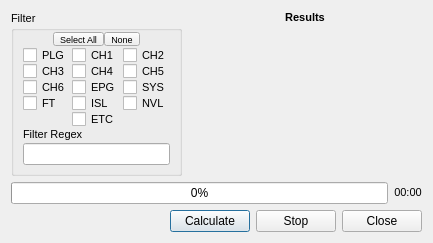
<?xml version="1.0" encoding="UTF-8"?>
<ui version="4.0">
 <class>ProgressCalculator</class>
 <widget class="QDialog" name="ProgressCalculator">
  <property name="geometry">
   <rect>
    <x>0</x>
    <y>0</y>
    <width>433</width>
    <height>233</height>
   </rect>
  </property>
  <property name="sizePolicy">
   <sizepolicy hsizetype="Preferred" vsizetype="Ignored">
    <horstretch>0</horstretch>
    <verstretch>0</verstretch>
   </sizepolicy>
  </property>
  <property name="windowTitle">
   <string>Progress Calculator</string>
  </property>
  <property name="windowIcon">
   <iconset resource="../res/icons.qrc">
    <normaloff>:/chart_bar.png</normaloff>:/chart_bar.png</iconset>
  </property>
  <layout class="QVBoxLayout" name="verticalLayout">
   <item>
    <layout class="QHBoxLayout" name="horizontalLayout">
     <item>
      <layout class="QVBoxLayout" name="verticalLayout_3">
       <item>
        <spacer name="verticalSpacer">
         <property name="orientation">
          <enum>Qt::Vertical</enum>
         </property>
         <property name="sizeHint" stdset="0">
          <size>
           <width>0</width>
           <height>0</height>
          </size>
         </property>
        </spacer>
       </item>
       <item>
        <widget class="QGroupBox" name="groupBox_3">
         <property name="sizePolicy">
          <sizepolicy hsizetype="Maximum" vsizetype="Preferred">
           <horstretch>0</horstretch>
           <verstretch>0</verstretch>
          </sizepolicy>
         </property>
         <property name="font">
          <font>
           <pointsize>8</pointsize>
          </font>
         </property>
         <property name="title">
          <string>Filter</string>
         </property>
         <property name="flat">
          <bool>false</bool>
         </property>
         <layout class="QVBoxLayout" name="verticalLayout_4">
          <property name="spacing">
           <number>2</number>
          </property>
          <property name="topMargin">
           <number>2</number>
          </property>
          <property name="bottomMargin">
           <number>8</number>
          </property>
          <item>
           <layout class="QHBoxLayout" name="horizontalLayout_3">
            <property name="spacing">
             <number>0</number>
            </property>
            <item>
             <spacer name="horizontalSpacer">
              <property name="orientation">
               <enum>Qt::Horizontal</enum>
              </property>
              <property name="sizeHint" stdset="0">
               <size>
                <width>1</width>
                <height>1</height>
               </size>
              </property>
             </spacer>
            </item>
            <item>
             <widget class="QToolButton" name="btnFilterSelAll">
              <property name="maximumSize">
               <size>
                <width>16777215</width>
                <height>14</height>
               </size>
              </property>
              <property name="font">
               <font>
                <pointsize>7</pointsize>
               </font>
              </property>
              <property name="text">
               <string>Select All</string>
              </property>
             </widget>
            </item>
            <item>
             <widget class="QToolButton" name="btnFilterSelNone">
              <property name="maximumSize">
               <size>
                <width>16777215</width>
                <height>14</height>
               </size>
              </property>
              <property name="font">
               <font>
                <pointsize>7</pointsize>
               </font>
              </property>
              <property name="text">
               <string>None</string>
              </property>
             </widget>
            </item>
            <item>
             <spacer name="horizontalSpacer_2">
              <property name="orientation">
               <enum>Qt::Horizontal</enum>
              </property>
              <property name="sizeHint" stdset="0">
               <size>
                <width>1</width>
                <height>1</height>
               </size>
              </property>
             </spacer>
            </item>
           </layout>
          </item>
          <item>
           <layout class="QGridLayout" name="layoutSearchFilter">
            <item row="0" column="0">
             <widget class="QCheckBox" name="chkSearchPlg">
              <property name="maximumSize">
               <size>
                <width>16777215</width>
                <height>14</height>
               </size>
              </property>
              <property name="text">
               <string>PLG</string>
              </property>
              <property name="checked">
               <bool>false</bool>
              </property>
             </widget>
            </item>
            <item row="0" column="1">
             <widget class="QCheckBox" name="chkSearchCh1">
              <property name="maximumSize">
               <size>
                <width>16777215</width>
                <height>14</height>
               </size>
              </property>
              <property name="text">
               <string>CH1</string>
              </property>
              <property name="checked">
               <bool>false</bool>
              </property>
             </widget>
            </item>
            <item row="0" column="2">
             <widget class="QCheckBox" name="chkSearchCh2">
              <property name="maximumSize">
               <size>
                <width>16777215</width>
                <height>14</height>
               </size>
              </property>
              <property name="text">
               <string>CH2</string>
              </property>
              <property name="checked">
               <bool>false</bool>
              </property>
             </widget>
            </item>
            <item row="4" column="1">
             <widget class="QCheckBox" name="chkSearchEtc">
              <property name="maximumSize">
               <size>
                <width>16777215</width>
                <height>14</height>
               </size>
              </property>
              <property name="text">
               <string>ETC</string>
              </property>
              <property name="checked">
               <bool>false</bool>
              </property>
             </widget>
            </item>
            <item row="3" column="2">
             <widget class="QCheckBox" name="chkSearchNvl">
              <property name="maximumSize">
               <size>
                <width>16777215</width>
                <height>14</height>
               </size>
              </property>
              <property name="text">
               <string>NVL</string>
              </property>
             </widget>
            </item>
            <item row="2" column="0">
             <widget class="QCheckBox" name="chkSearchCh6">
              <property name="maximumSize">
               <size>
                <width>16777215</width>
                <height>14</height>
               </size>
              </property>
              <property name="text">
               <string>CH6</string>
              </property>
              <property name="checked">
               <bool>false</bool>
              </property>
             </widget>
            </item>
            <item row="2" column="1">
             <widget class="QCheckBox" name="chkSearchEpg">
              <property name="maximumSize">
               <size>
                <width>16777215</width>
                <height>14</height>
               </size>
              </property>
              <property name="text">
               <string>EPG</string>
              </property>
              <property name="checked">
               <bool>false</bool>
              </property>
             </widget>
            </item>
            <item row="1" column="2">
             <widget class="QCheckBox" name="chkSearchCh5">
              <property name="maximumSize">
               <size>
                <width>16777215</width>
                <height>14</height>
               </size>
              </property>
              <property name="text">
               <string>CH5</string>
              </property>
              <property name="checked">
               <bool>false</bool>
              </property>
             </widget>
            </item>
            <item row="1" column="1">
             <widget class="QCheckBox" name="chkSearchCh4">
              <property name="maximumSize">
               <size>
                <width>16777215</width>
                <height>14</height>
               </size>
              </property>
              <property name="text">
               <string>CH4</string>
              </property>
              <property name="checked">
               <bool>false</bool>
              </property>
             </widget>
            </item>
            <item row="1" column="0">
             <widget class="QCheckBox" name="chkSearchCh3">
              <property name="maximumSize">
               <size>
                <width>16777215</width>
                <height>14</height>
               </size>
              </property>
              <property name="text">
               <string>CH3</string>
              </property>
              <property name="checked">
               <bool>false</bool>
              </property>
             </widget>
            </item>
            <item row="2" column="2">
             <widget class="QCheckBox" name="chkSearchSys">
              <property name="maximumSize">
               <size>
                <width>16777215</width>
                <height>14</height>
               </size>
              </property>
              <property name="text">
               <string>SYS</string>
              </property>
              <property name="checked">
               <bool>false</bool>
              </property>
             </widget>
            </item>
            <item row="3" column="1">
             <widget class="QCheckBox" name="chkSearchIsl">
              <property name="maximumSize">
               <size>
                <width>16777215</width>
                <height>14</height>
               </size>
              </property>
              <property name="text">
               <string>ISL</string>
              </property>
             </widget>
            </item>
            <item row="3" column="0">
             <widget class="QCheckBox" name="chkSearchFt">
              <property name="maximumSize">
               <size>
                <width>16777215</width>
                <height>14</height>
               </size>
              </property>
              <property name="text">
               <string>FT</string>
              </property>
              <property name="checked">
               <bool>false</bool>
              </property>
             </widget>
            </item>
           </layout>
          </item>
          <item>
           <widget class="QLabel" name="label">
            <property name="text">
             <string>Filter Regex</string>
            </property>
           </widget>
          </item>
          <item>
           <widget class="QLineEdit" name="txtFilterRe"/>
          </item>
         </layout>
        </widget>
       </item>
       <item>
        <spacer name="verticalSpacer_2">
         <property name="orientation">
          <enum>Qt::Vertical</enum>
         </property>
         <property name="sizeHint" stdset="0">
          <size>
           <width>0</width>
           <height>0</height>
          </size>
         </property>
        </spacer>
       </item>
      </layout>
     </item>
     <item>
      <widget class="QLabel" name="lblResults">
       <property name="text">
        <string>&lt;!DOCTYPE HTML PUBLIC &quot;-//W3C//DTD HTML 4.0//EN&quot; &quot;http://www.w3.org/TR/REC-html40/strict.dtd&quot;&gt;
&lt;html&gt;&lt;head&gt;&lt;meta name=&quot;qrichtext&quot; content=&quot;1&quot; /&gt;&lt;style type=&quot;text/css&quot;&gt;
p, li { white-space: pre-wrap; }
&lt;/style&gt;&lt;/head&gt;&lt;body style=&quot; font-family:'MS Shell Dlg 2'; font-size:8.25pt; font-weight:400; font-style:normal;&quot;&gt;
&lt;p align=&quot;center&quot; style=&quot; margin-top:0px; margin-bottom:0px; margin-left:0px; margin-right:0px; -qt-block-indent:0; text-indent:0px;&quot;&gt;&lt;span style=&quot; font-size:8pt; font-weight:600;&quot;&gt;Results&lt;/span&gt;&lt;/p&gt;&lt;/body&gt;&lt;/html&gt;</string>
       </property>
       <property name="textFormat">
        <enum>Qt::AutoText</enum>
       </property>
       <property name="alignment">
        <set>Qt::AlignLeading|Qt::AlignLeft|Qt::AlignTop</set>
       </property>
       <property name="wordWrap">
        <bool>true</bool>
       </property>
       <property name="textInteractionFlags">
        <set>Qt::LinksAccessibleByMouse|Qt::TextSelectableByKeyboard|Qt::TextSelectableByMouse</set>
       </property>
      </widget>
     </item>
    </layout>
   </item>
   <item>
    <layout class="QHBoxLayout" name="horizontalLayout_4">
     <item>
      <widget class="QProgressBar" name="progressBar">
       <property name="autoFillBackground">
        <bool>false</bool>
       </property>
       <property name="value">
        <number>0</number>
       </property>
       <property name="alignment">
        <set>Qt::AlignCenter</set>
       </property>
       <property name="textVisible">
        <bool>true</bool>
       </property>
       <property name="invertedAppearance">
        <bool>false</bool>
       </property>
       <property name="textDirection">
        <enum>QProgressBar::TopToBottom</enum>
       </property>
       <property name="format">
        <string>%p%</string>
       </property>
      </widget>
     </item>
     <item>
      <widget class="QLabel" name="lblTimeElapsed">
       <property name="sizePolicy">
        <sizepolicy hsizetype="Preferred" vsizetype="Preferred">
         <horstretch>0</horstretch>
         <verstretch>0</verstretch>
        </sizepolicy>
       </property>
       <property name="text">
        <string>&lt;!DOCTYPE HTML PUBLIC &quot;-//W3C//DTD HTML 4.0//EN&quot; &quot;http://www.w3.org/TR/REC-html40/strict.dtd&quot;&gt;
&lt;html&gt;&lt;head&gt;&lt;meta name=&quot;qrichtext&quot; content=&quot;1&quot; /&gt;&lt;style type=&quot;text/css&quot;&gt;
p, li { white-space: pre-wrap; }
&lt;/style&gt;&lt;/head&gt;&lt;body style=&quot; font-family:'MS Shell Dlg 2'; font-size:8.25pt; font-weight:400; font-style:normal;&quot;&gt;
&lt;p style=&quot; margin-top:0px; margin-bottom:0px; margin-left:0px; margin-right:0px; -qt-block-indent:0; text-indent:0px;&quot;&gt;&lt;span style=&quot; font-size:8pt;&quot;&gt;00:00&lt;/span&gt;&lt;/p&gt;&lt;/body&gt;&lt;/html&gt;</string>
       </property>
       <property name="alignment">
        <set>Qt::AlignCenter</set>
       </property>
      </widget>
     </item>
    </layout>
   </item>
   <item>
    <layout class="QHBoxLayout" name="horizontalLayout_2">
     <item>
      <spacer name="horizontalSpacer_3">
       <property name="orientation">
        <enum>Qt::Horizontal</enum>
       </property>
       <property name="sizeHint" stdset="0">
        <size>
         <width>40</width>
         <height>20</height>
        </size>
       </property>
      </spacer>
     </item>
     <item>
      <widget class="QPushButton" name="btnCalculate">
       <property name="text">
        <string>Calculate</string>
       </property>
      </widget>
     </item>
     <item>
      <widget class="QPushButton" name="btnStop">
       <property name="text">
        <string>Stop</string>
       </property>
      </widget>
     </item>
     <item>
      <widget class="QPushButton" name="btnClose">
       <property name="text">
        <string>Close</string>
       </property>
      </widget>
     </item>
    </layout>
   </item>
  </layout>
 </widget>
 <resources>
  <include location="../res/icons.qrc"/>
 </resources>
 <connections>
  <connection>
   <sender>btnClose</sender>
   <signal>clicked()</signal>
   <receiver>ProgressCalculator</receiver>
   <slot>accept()</slot>
   <hints>
    <hint type="sourcelabel">
     <x>460</x>
     <y>249</y>
    </hint>
    <hint type="destinationlabel">
     <x>493</x>
     <y>271</y>
    </hint>
   </hints>
  </connection>
  <connection>
   <sender>btnCalculate</sender>
   <signal>clicked()</signal>
   <receiver>ProgressCalculator</receiver>
   <slot>calculate_progress()</slot>
   <hints>
    <hint type="sourcelabel">
     <x>276</x>
     <y>250</y>
    </hint>
    <hint type="destinationlabel">
     <x>303</x>
     <y>248</y>
    </hint>
   </hints>
  </connection>
  <connection>
   <sender>btnStop</sender>
   <signal>clicked()</signal>
   <receiver>ProgressCalculator</receiver>
   <slot>_cancel()</slot>
   <hints>
    <hint type="sourcelabel">
     <x>358</x>
     <y>257</y>
    </hint>
    <hint type="destinationlabel">
     <x>196</x>
     <y>248</y>
    </hint>
   </hints>
  </connection>
 </connections>
 <slots>
  <slot>calculate_progress()</slot>
  <slot>_cancel()</slot>
 </slots>
</ui>
